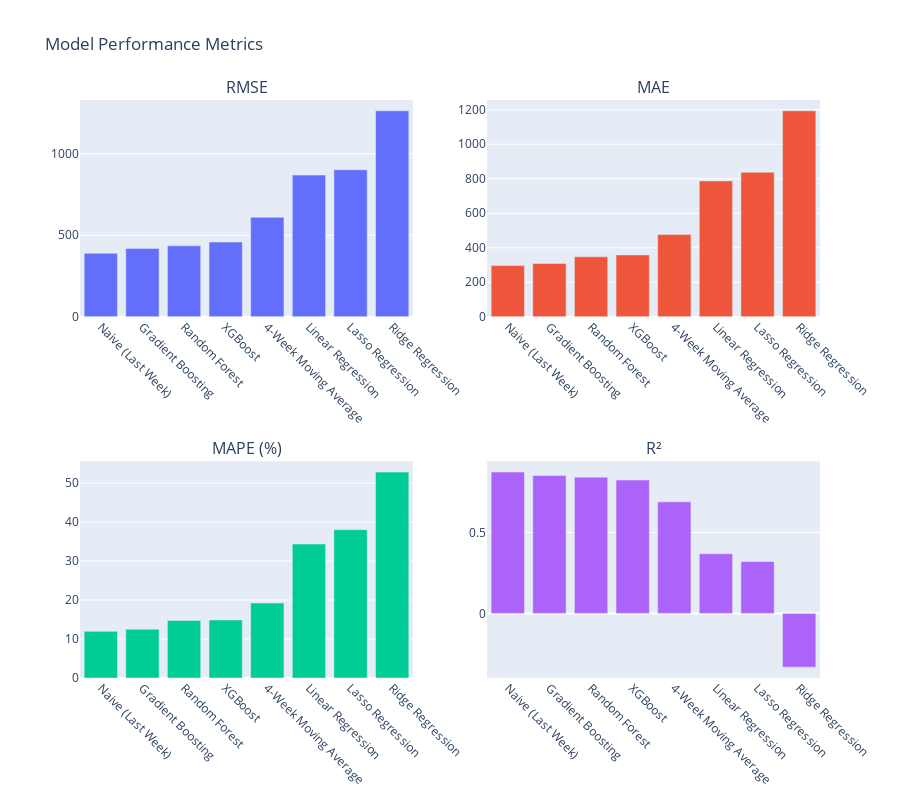

Notebook code cell kept with this figure:
### Markdown cell above
## Step 9: Model Comparison

### Code cell
# Create comparison dataframe
df_results = pd.DataFrame(results)
df_results = df_results.sort_values('RMSE')

print("\n" + "="*80)
print("MODEL PERFORMANCE COMPARISON")
print("="*80)
print(df_results.to_string(index=False))
print("="*80)

# Visualize model comparison
fig = make_subplots(
    rows=2, cols=2,
    subplot_titles=('RMSE', 'MAE', 'MAPE (%)', 'R²')
)

fig.add_trace(go.Bar(x=df_results['Model'], y=df_results['RMSE'], name='RMSE'), row=1, col=1)
fig.add_trace(go.Bar(x=df_results['Model'], y=df_results['MAE'], name='MAE'), row=1, col=2)
fig.add_trace(go.Bar(x=df_results['Model'], y=df_results['MAPE'], name='MAPE'), row=2, col=1)
fig.add_trace(go.Bar(x=df_results['Model'], y=df_results['R²'], name='R²'), row=2, col=2)

fig.update_xaxes(tickangle=45)
fig.update_layout(height=800, showlegend=False, title_text="Model Performance Metrics")
fig.show()

### Figure 1 — Plotly figure (JSON) as saved in the notebook; plotly's stock layout.template omitted (floating-point values rounded to 4 significant figures)
{"data": [{"name": "RMSE", "type": "bar", "x": ["Naive (Last Week)", "Gradient Boosting", "Random Forest", "XGBoost", "4-Week Moving Average", "Linear Regression", "Lasso Regression", "Ridge Regression"], "xaxis": "x", "y": [389.1, 419.5, 435.0, 458.5, 609.8, 869.1, 902.2, 1263.0], "yaxis": "y"}, {"name": "MAE", "type": "bar", "x": ["Naive (Last Week)", "Gradient Boosting", "Random Forest", "XGBoost", "4-Week Moving Average", "Linear Regression", "Lasso Regression", "Ridge Regression"], "xaxis": "x2", "y": [296.5, 309.2, 347.2, 358.7, 477.1, 787.6, 837.5, 1194.0], "yaxis": "y2"}, {"name": "MAPE", "type": "bar", "x": ["Naive (Last Week)", "Gradient Boosting", "Random Forest", "XGBoost", "4-Week Moving Average", "Linear Regression", "Lasso Regression", "Ridge Regression"], "xaxis": "x3", "y": [11.97, 12.49, 14.77, 14.9, 19.23, 34.37, 38.06, 52.82], "yaxis": "y3"}, {"name": "R²", "type": "bar", "x": ["Naive (Last Week)", "Gradient Boosting", "Random Forest", "XGBoost", "4-Week Moving Average", "Linear Regression", "Lasso Regression", "Ridge Regression"], "xaxis": "x4", "y": [0.8736, 0.8531, 0.842, 0.8245, 0.6895, 0.3694, 0.3205, -0.3324], "yaxis": "y4"}], "layout": {"annotations": [{"font": {"size": 16}, "showarrow": false, "text": "RMSE", "x": 0.225, "xanchor": "center", "xref": "paper", "y": 1.0, "yanchor": "bottom", "yref": "paper"}, {"font": {"size": 16}, "showarrow": false, "text": "MAE", "x": 0.775, "xanchor": "center", "xref": "paper", "y": 1.0, "yanchor": "bottom", "yref": "paper"}, {"font": {"size": 16}, "showarrow": false, "text": "MAPE (%)", "x": 0.225, "xanchor": "center", "xref": "paper", "y": 0.375, "yanchor": "bottom", "yref": "paper"}, {"font": {"size": 16}, "showarrow": false, "text": "R²", "x": 0.775, "xanchor": "center", "xref": "paper", "y": 0.375, "yanchor": "bottom", "yref": "paper"}], "height": 800, "showlegend": false, "title": {"text": "Model Performance Metrics"}, "xaxis": {"anchor": "y", "domain": [0.0, 0.45], "tickangle": 45}, "xaxis2": {"anchor": "y2", "domain": [0.55, 1.0], "tickangle": 45}, "xaxis3": {"anchor": "y3", "domain": [0.0, 0.45], "tickangle": 45}, "xaxis4": {"anchor": "y4", "domain": [0.55, 1.0], "tickangle": 45}, "yaxis": {"anchor": "x", "domain": [0.625, 1.0]}, "yaxis2": {"anchor": "x2", "domain": [0.625, 1.0]}, "yaxis3": {"anchor": "x3", "domain": [0.0, 0.375]}, "yaxis4": {"anchor": "x4", "domain": [0.0, 0.375]}}}
